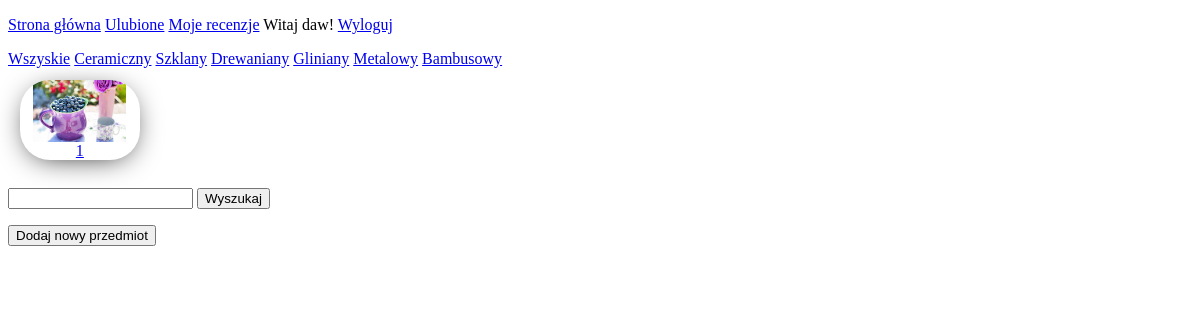
The app's page /index.php?idKat=1 (signed in) with its own data.
### tables this page shows
CREATE TABLE `kategorie` (
  `id` int(10) UNSIGNED NOT NULL,
  `nazwa` varchar(50) NOT NULL,
  `opis` text NOT NULL
);

CREATE TABLE `dzbany` (
  `id` int(10) UNSIGNED NOT NULL,
  `idKategorii` int(10) UNSIGNED NOT NULL,
  `nazwa` varchar(50) NOT NULL,
  `obrazek` varchar(50) NOT NULL,
  `opis` text NOT NULL,
  `pojemność` int(11) NOT NULL,
  `wysokość` int(11) NOT NULL
);

### index.php (the view, shortened to what this page needs)
<!DOCTYPE html>
<html lang="en">
<head>
    <link rel="stylesheet" href="style.css">
</head>
<body>
        <?php
 require("menu.php");
?>
    <div class="content">
    <?php
$sql = "SELECT id, nazwa FROM kategorie";
 $result = $conn->query($sql);
 echo "<a href='index.php'> Wszyskie</a>";
 while($row = $result->fetch_object()) {
 echo " <a href='index.php?idKat={$row->id}'>{$row->nazwa}</a>";
 }
 ?>
<?php
$sql = "SELECT id, nazwa, obrazek FROM dzbany";
if (isset($_GET["idKat"])) {
$idKat = $_GET["idKat"];
$sql .= " WHERE idKategorii = $idKat";
}
elseif (isset($_GET["fraza"])) {
$fraza = $_GET["fraza"];
$sql .= " WHERE nazwa LIKE '%$fraza%'";
}
$result = $conn->query($sql);
echo"<div class='mainContainer'>";
while($row = $result->fetch_object()) {
echo " <a class='mainItem' href='details.php?id={$row->id}'><img class='itemimg' src='$row->obrazek'></img>{$row->nazwa}</a>";
}
echo"</div>"
?>
<form>
 <p>
 <input type="text" name="fraza">
 <input type="submit" value="Wyszukaj">
 </p>
 </form>
    </div>
    <div class="addItem">
        <form action="insertForm.php">
        <button type="submit"> Dodaj nowy przedmiot</button>
        </form>
    </div>
</body>
</html>

### style.css (style rules this page uses)
.mainItem { margin: 1%; max-width: 10vw; max-height: 10vh; display: flex; flex-direction: column; text-align: center; overflow: hidden; background-color: rgb(255, 255, 255); border-radius: 30px; box-shadow: 0px 5px 30px -10px rgba(0, 0, 0, 1); }
.mainContainer { display: flex; }
.itemimg { overflow: hidden; width: 100%; height: 100%; object-fit: contain ; }

### records on screen
kategorie: nazwa "Ceramiczny"
kategorie: nazwa "Szklany"
kategorie: nazwa "Drewaniany"
kategorie: nazwa "Gliniany"
kategorie: nazwa "Metalowy"
kategorie: nazwa "Bambusowy"
dzbany: obrazek (picture), nazwa "1"

### other values on screen
$_SESSION["login"] "daw"
